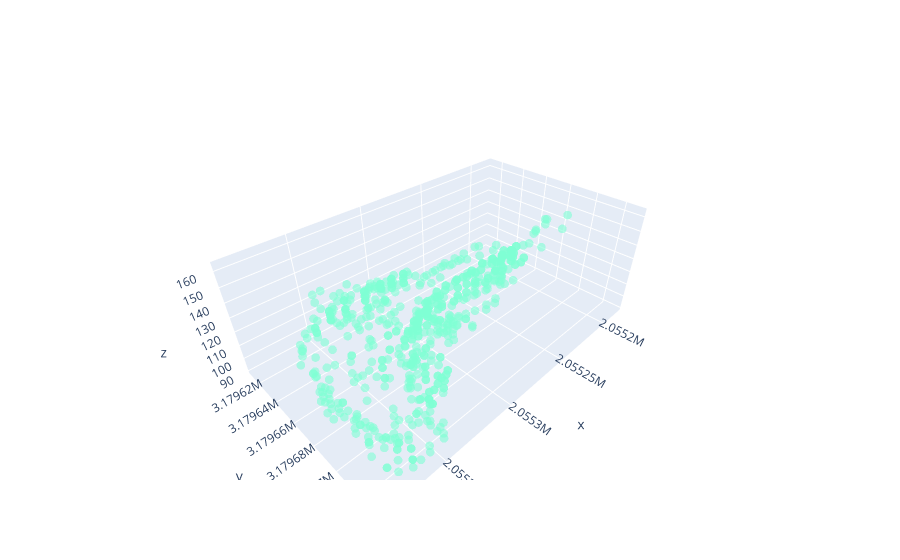

Notebook source saved alongside this figure:
### Code cell
fig = go.Figure(
        data=[go.Scatter3d(
            x=df1.x,
            y=df1.y,
            z=df1.z,
            customdata=df1[['cible','secteur']],
            mode='markers',)
        ]
    )
fig.update_traces(
        marker=dict(size=3, opacity=0.6, color='#7FFFD4')
    )

### Figure 1 — Plotly figure (JSON) as saved in the notebook; plotly's stock layout.template omitted (floating-point values rounded to 4 significant figures; data arrays with more than 128 entries replaced by an {"elided": "..."} marker saying what was removed)
{"data": [{"customdata": {"elided": "661x2 str values"}, "marker": {"color": "#7FFFD4", "opacity": 0.6, "size": 3}, "mode": "markers", "type": "scatter3d", "x": {"elided": "661 float values"}, "y": {"elided": "661 float values"}, "z": {"elided": "661 float values"}}], "layout": {}}
